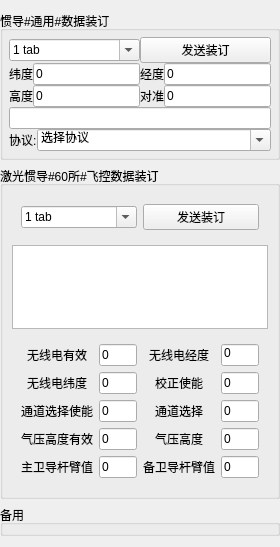
      <widget class="QWidget" name="tab_7">
       <attribute name="title">
        <string>惯导装订</string>
       </attribute>
       <layout class="QVBoxLayout" name="verticalLayout_20">
        <property name="leftMargin">
         <number>0</number>
        </property>
        <property name="rightMargin">
         <number>0</number>
        </property>
        <item>
         <widget class="QGroupBox" name="groupBox_6">
          <property name="sizePolicy">
           <sizepolicy hsizetype="Preferred" vsizetype="Maximum">
            <horstretch>0</horstretch>
            <verstretch>0</verstretch>
           </sizepolicy>
          </property>
          <property name="title">
           <string>惯导#通用#数据装订</string>
          </property>
          <layout class="QVBoxLayout" name="verticalLayout_11">
           <property name="spacing">
            <number>0</number>
           </property>
           <property name="leftMargin">
            <number>6</number>
           </property>
           <property name="topMargin">
            <number>6</number>
           </property>
           <property name="rightMargin">
            <number>6</number>
           </property>
           <property name="bottomMargin">
            <number>6</number>
           </property>
           <item>
            <widget class="QWidget" name="widget_8" native="true">
             <layout class="QHBoxLayout" name="horizontalLayout_9">
              <property name="spacing">
               <number>0</number>
              </property>
              <property name="leftMargin">
               <number>0</number>
              </property>
              <property name="topMargin">
               <number>0</number>
              </property>
              <property name="rightMargin">
               <number>0</number>
              </property>
              <property name="bottomMargin">
               <number>0</number>
              </property>
              <item>
               <widget class="QComboBox" name="comboBox_binding_com">
                <property name="sizePolicy">
                 <sizepolicy hsizetype="Minimum" vsizetype="Fixed">
                  <horstretch>0</horstretch>
                  <verstretch>0</verstretch>
                 </sizepolicy>
                </property>
                <property name="toolTip">
                 <string>&lt;html&gt;&lt;head/&gt;&lt;body&gt;&lt;p&gt;串口&lt;/p&gt;&lt;/body&gt;&lt;/html&gt;</string>
                </property>
                <property name="editable">
                 <bool>true</bool>
                </property>
                <item>
                 <property name="text">
                  <string>1 tab</string>
                 </property>
                </item>
                <item>
                 <property name="text">
                  <string>2 tab</string>
                 </property>
                </item>
                <item>
                 <property name="text">
                  <string>3 tab</string>
                 </property>
                </item>
               </widget>
              </item>
              <item>
               <widget class="QPushButton" name="pushButton_binding_send">
                <property name="sizePolicy">
                 <sizepolicy hsizetype="Ignored" vsizetype="Fixed">
                  <horstretch>0</horstretch>
                  <verstretch>0</verstretch>
                 </sizepolicy>
                </property>
                <property name="text">
                 <string>发送装订</string>
                </property>
               </widget>
              </item>
             </layout>
            </widget>
           </item>
           <item>
            <widget class="QWidget" name="widget_9" native="true">
             <layout class="QHBoxLayout" name="horizontalLayout_10">
              <property name="spacing">
               <number>0</number>
              </property>
              <property name="leftMargin">
               <number>0</number>
              </property>
              <property name="topMargin">
               <number>0</number>
              </property>
              <property name="rightMargin">
               <number>0</number>
              </property>
              <property name="bottomMargin">
               <number>0</number>
              </property>
              <item>
               <widget class="QLabel" name="label_33">
                <property name="sizePolicy">
                 <sizepolicy hsizetype="Fixed" vsizetype="Preferred">
                  <horstretch>0</horstretch>
                  <verstretch>0</verstretch>
                 </sizepolicy>
                </property>
                <property name="text">
                 <string>纬度</string>
                </property>
               </widget>
              </item>
              <item>
               <widget class="QLineEdit" name="lineEdit_binding_latitude">
                <property name="sizePolicy">
                 <sizepolicy hsizetype="Ignored" vsizetype="Fixed">
                  <horstretch>0</horstretch>
                  <verstretch>0</verstretch>
                 </sizepolicy>
                </property>
                <property name="text">
                 <string>0</string>
                </property>
               </widget>
              </item>
              <item>
               <widget class="QLabel" name="label_34">
                <property name="sizePolicy">
                 <sizepolicy hsizetype="Fixed" vsizetype="Preferred">
                  <horstretch>0</horstretch>
                  <verstretch>0</verstretch>
                 </sizepolicy>
                </property>
                <property name="text">
                 <string>经度</string>
                </property>
               </widget>
              </item>
              <item>
               <widget class="QLineEdit" name="lineEdit_binding_longitude">
                <property name="sizePolicy">
                 <sizepolicy hsizetype="Ignored" vsizetype="Fixed">
                  <horstretch>0</horstretch>
                  <verstretch>0</verstretch>
                 </sizepolicy>
                </property>
                <property name="text">
                 <string>0</string>
                </property>
               </widget>
              </item>
             </layout>
            </widget>
           </item>
           <item>
            <widget class="QWidget" name="widget_10" native="true">
             <layout class="QHBoxLayout" name="horizontalLayout_14">
              <property name="spacing">
               <number>0</number>
              </property>
              <property name="leftMargin">
               <number>0</number>
              </property>
              <property name="topMargin">
               <number>0</number>
              </property>
              <property name="rightMargin">
               <number>0</number>
              </property>
              <property name="bottomMargin">
               <number>0</number>
              </property>
              <item>
               <widget class="QLabel" name="label_36">
                <property name="sizePolicy">
                 <sizepolicy hsizetype="Fixed" vsizetype="Preferred">
                  <horstretch>0</horstretch>
                  <verstretch>0</verstretch>
                 </sizepolicy>
                </property>
                <property name="text">
                 <string>高度</string>
                </property>
               </widget>
              </item>
              <item>
               <widget class="QLineEdit" name="lineEdit_binding_height">
                <property name="sizePolicy">
                 <sizepolicy hsizetype="Ignored" vsizetype="Fixed">
                  <horstretch>0</horstretch>
                  <verstretch>0</verstretch>
                 </sizepolicy>
                </property>
                <property name="text">
                 <string>0</string>
                </property>
               </widget>
              </item>
              <item>
               <widget class="QLabel" name="label_43">
                <property name="sizePolicy">
                 <sizepolicy hsizetype="Fixed" vsizetype="Preferred">
                  <horstretch>0</horstretch>
                  <verstretch>0</verstretch>
                 </sizepolicy>
                </property>
                <property name="text">
                 <string>对准</string>
                </property>
               </widget>
              </item>
              <item>
               <widget class="QLineEdit" name="lineEdit_binding_time">
                <property name="sizePolicy">
                 <sizepolicy hsizetype="Ignored" vsizetype="Fixed">
                  <horstretch>0</horstretch>
                  <verstretch>0</verstretch>
                 </sizepolicy>
                </property>
                <property name="text">
                 <string>0</string>
                </property>
               </widget>
              </item>
             </layout>
            </widget>
           </item>
           <item>
            <widget class="QLineEdit" name="lineEdit_binding_command"/>
           </item>
           <item>
            <layout class="QHBoxLayout" name="horizontalLayout_11">
             <property name="spacing">
              <number>0</number>
             </property>
             <item>
              <widget class="QLabel" name="label_67">
               <property name="sizePolicy">
                <sizepolicy hsizetype="Maximum" vsizetype="Preferred">
                 <horstretch>0</horstretch>
                 <verstretch>0</verstretch>
                </sizepolicy>
               </property>
               <property name="text">
                <string>协议:</string>
               </property>
              </widget>
             </item>
             <item>
              <widget class="QComboBox" name="comboBox_binding_rule">
               <property name="sizePolicy">
                <sizepolicy hsizetype="Minimum" vsizetype="Fixed">
                 <horstretch>0</horstretch>
                 <verstretch>0</verstretch>
                </sizepolicy>
               </property>
               <property name="editable">
                <bool>true</bool>
               </property>
               <item>
                <property name="text">
                 <string>选择协议</string>
                </property>
               </item>
              </widget>
             </item>
            </layout>
           </item>
          </layout>
         </widget>
        </item>
        <item>
         <widget class="QGroupBox" name="groupBox_19">
          <property name="sizePolicy">
           <sizepolicy hsizetype="Preferred" vsizetype="Maximum">
            <horstretch>0</horstretch>
            <verstretch>0</verstretch>
           </sizepolicy>
          </property>
          <property name="title">
           <string>激光惯导#60所#飞控数据装订</string>
          </property>
          <layout class="QVBoxLayout" name="verticalLayout_18">
           <item>
            <widget class="QWidget" name="widget_15" native="true">
             <layout class="QHBoxLayout" name="horizontalLayout_17">
              <item>
               <widget class="QComboBox" name="comboBox_binding_com_60s">
                <property name="sizePolicy">
                 <sizepolicy hsizetype="Minimum" vsizetype="Fixed">
                  <horstretch>0</horstretch>
                  <verstretch>0</verstretch>
                 </sizepolicy>
                </property>
                <property name="toolTip">
                 <string>&lt;html&gt;&lt;head/&gt;&lt;body&gt;&lt;p&gt;串口&lt;/p&gt;&lt;/body&gt;&lt;/html&gt;</string>
                </property>
                <property name="editable">
                 <bool>true</bool>
                </property>
                <item>
                 <property name="text">
                  <string>1 tab</string>
                 </property>
                </item>
                <item>
                 <property name="text">
                  <string>2 tab</string>
                 </property>
                </item>
                <item>
                 <property name="text">
                  <string>3 tab</string>
                 </property>
                </item>
               </widget>
              </item>
              <item>
               <widget class="QPushButton" name="pushButton_binding_send_60s">
                <property name="sizePolicy">
                 <sizepolicy hsizetype="Ignored" vsizetype="Fixed">
                  <horstretch>0</horstretch>
                  <verstretch>0</verstretch>
                 </sizepolicy>
                </property>
                <property name="text">
                 <string>发送装订</string>
                </property>
               </widget>
              </item>
             </layout>
            </widget>
           </item>
           <item>
            <widget class="QTextEdit" name="textEdit_binging_60s">
             <property name="maximumSize">
              <size>
               <width>16777215</width>
               <height>84</height>
              </size>
             </property>
            </widget>
           </item>
           <item>
            <widget class="QWidget" name="widget" native="true">
             <property name="sizePolicy">
              <sizepolicy hsizetype="Ignored" vsizetype="Preferred">
               <horstretch>0</horstretch>
               <verstretch>0</verstretch>
              </sizepolicy>
             </property>
             <layout class="QGridLayout" name="gridLayout_22">
              <item row="4" column="0">
               <widget class="QLabel" name="label_81">
                <property name="text">
                 <string>气压高度有效</string>
                </property>
                <property name="alignment">
                 <set>Qt::AlignCenter</set>
                </property>
               </widget>
              </item>
              <item row="4" column="2">
               <widget class="QLabel" name="label_64">
                <property name="text">
                 <string>气压高度</string>
                </property>
                <property name="alignment">
                 <set>Qt::AlignCenter</set>
                </property>
               </widget>
              </item>
              <item row="3" column="3">
               <widget class="QLineEdit" name="lineEdit_binding_60s_6">
                <property name="sizePolicy">
                 <sizepolicy hsizetype="Preferred" vsizetype="Fixed">
                  <horstretch>0</horstretch>
                  <verstretch>0</verstretch>
                 </sizepolicy>
                </property>
                <property name="text">
                 <string>0</string>
                </property>
               </widget>
              </item>
              <item row="3" column="0">
               <widget class="QLabel" name="label_83">
                <property name="sizePolicy">
                 <sizepolicy hsizetype="Expanding" vsizetype="Preferred">
                  <horstretch>0</horstretch>
                  <verstretch>0</verstretch>
                 </sizepolicy>
                </property>
                <property name="text">
                 <string>通道选择使能</string>
                </property>
                <property name="alignment">
                 <set>Qt::AlignCenter</set>
                </property>
               </widget>
              </item>
              <item row="4" column="1">
               <widget class="QLineEdit" name="lineEdit_binding_60s_7">
                <property name="sizePolicy">
                 <sizepolicy hsizetype="Preferred" vsizetype="Fixed">
                  <horstretch>0</horstretch>
                  <verstretch>0</verstretch>
                 </sizepolicy>
                </property>
                <property name="text">
                 <string>0</string>
                </property>
               </widget>
              </item>
              <item row="3" column="1">
               <widget class="QLineEdit" name="lineEdit_binding_60s_5">
                <property name="sizePolicy">
                 <sizepolicy hsizetype="Preferred" vsizetype="Fixed">
                  <horstretch>0</horstretch>
                  <verstretch>0</verstretch>
                 </sizepolicy>
                </property>
                <property name="text">
                 <string>0</string>
                </property>
               </widget>
              </item>
              <item row="3" column="2">
               <widget class="QLabel" name="label_65">
                <property name="text">
                 <string>通道选择</string>
                </property>
                <property name="alignment">
                 <set>Qt::AlignCenter</set>
                </property>
               </widget>
              </item>
              <item row="0" column="1">
               <widget class="QLineEdit" name="lineEdit_binding_60s_1">
                <property name="sizePolicy">
                 <sizepolicy hsizetype="Preferred" vsizetype="Fixed">
                  <horstretch>0</horstretch>
                  <verstretch>0</verstretch>
                 </sizepolicy>
                </property>
                <property name="text">
                 <string>0</string>
                </property>
               </widget>
              </item>
              <item row="1" column="0">
               <widget class="QLabel" name="label_93">
                <property name="sizePolicy">
                 <sizepolicy hsizetype="Expanding" vsizetype="Preferred">
                  <horstretch>0</horstretch>
                  <verstretch>0</verstretch>
                 </sizepolicy>
                </property>
                <property name="text">
                 <string>无线电纬度</string>
                </property>
                <property name="alignment">
                 <set>Qt::AlignCenter</set>
                </property>
               </widget>
              </item>
              <item row="4" column="3">
               <widget class="QLineEdit" name="lineEdit_binding_60s_8">
                <property name="sizePolicy">
                 <sizepolicy hsizetype="Preferred" vsizetype="Fixed">
                  <horstretch>0</horstretch>
                  <verstretch>0</verstretch>
                 </sizepolicy>
                </property>
                <property name="text">
                 <string>0</string>
                </property>
               </widget>
              </item>
              <item row="5" column="0">
               <widget class="QLabel" name="label_94">
                <property name="text">
                 <string>主卫导杆臂值</string>
                </property>
                <property name="alignment">
                 <set>Qt::AlignCenter</set>
                </property>
               </widget>
              </item>
              <item row="5" column="1">
               <widget class="QLineEdit" name="lineEdit_binding_60s_9">
                <property name="sizePolicy">
                 <sizepolicy hsizetype="Preferred" vsizetype="Fixed">
                  <horstretch>0</horstretch>
                  <verstretch>0</verstretch>
                 </sizepolicy>
                </property>
                <property name="text">
                 <string>0</string>
                </property>
               </widget>
              </item>
              <item row="5" column="3">
               <widget class="QLineEdit" name="lineEdit_binding_60s_10">
                <property name="sizePolicy">
                 <sizepolicy hsizetype="Preferred" vsizetype="Fixed">
                  <horstretch>0</horstretch>
                  <verstretch>0</verstretch>
                 </sizepolicy>
                </property>
                <property name="text">
                 <string>0</string>
                </property>
               </widget>
              </item>
              <item row="0" column="0">
               <widget class="QLabel" name="label_92">
                <property name="sizePolicy">
                 <sizepolicy hsizetype="Expanding" vsizetype="Preferred">
                  <horstretch>0</horstretch>
                  <verstretch>0</verstretch>
                 </sizepolicy>
                </property>
                <property name="text">
                 <string>无线电有效</string>
                </property>
                <property name="alignment">
                 <set>Qt::AlignCenter</set>
                </property>
               </widget>
              </item>
              <item row="5" column="2">
               <widget class="QLabel" name="label_95">
                <property name="text">
                 <string>备卫导杆臂值</string>
                </property>
                <property name="alignment">
                 <set>Qt::AlignCenter</set>
                </property>
               </widget>
              </item>
              <item row="1" column="3">
               <widget class="QLineEdit" name="lineEdit_binding_60s_4">
                <property name="sizePolicy">
                 <sizepolicy hsizetype="Preferred" vsizetype="Fixed">
                  <horstretch>0</horstretch>
                  <verstretch>0</verstretch>
                 </sizepolicy>
                </property>
                <property name="text">
                 <string>0</string>
                </property>
               </widget>
              </item>
              <item row="1" column="2">
               <widget class="QLabel" name="label_85">
                <property name="sizePolicy">
                 <sizepolicy hsizetype="Expanding" vsizetype="Preferred">
                  <horstretch>0</horstretch>
                  <verstretch>0</verstretch>
                 </sizepolicy>
                </property>
                <property name="text">
                 <string>校正使能</string>
                </property>
                <property name="alignment">
                 <set>Qt::AlignCenter</set>
                </property>
               </widget>
              </item>
              <item row="1" column="1">
               <widget class="QLineEdit" name="lineEdit_binding_60s_3">
                <property name="sizePolicy">
                 <sizepolicy hsizetype="Preferred" vsizetype="Fixed">
                  <horstretch>0</horstretch>
                  <verstretch>0</verstretch>
                 </sizepolicy>
                </property>
                <property name="text">
                 <string>0</string>
                </property>
               </widget>
              </item>
              <item row="0" column="3">
               <widget class="QLineEdit" name="lineEdit_binding_60s_2">
                <property name="sizePolicy">
                 <sizepolicy hsizetype="Ignored" vsizetype="Fixed">
                  <horstretch>0</horstretch>
                  <verstretch>0</verstretch>
                 </sizepolicy>
                </property>
                <property name="baseSize">
                 <size>
                  <width>0</width>
                  <height>0</height>
                 </size>
                </property>
                <property name="text">
                 <string>0</string>
                </property>
                <property name="alignment">
                 <set>Qt::AlignJustify|Qt::AlignTop</set>
                </property>
               </widget>
              </item>
              <item row="0" column="2">
               <widget class="QLabel" name="label_96">
                <property name="sizePolicy">
                 <sizepolicy hsizetype="Expanding" vsizetype="Preferred">
                  <horstretch>0</horstretch>
                  <verstretch>0</verstretch>
                 </sizepolicy>
                </property>
                <property name="text">
                 <string>无线电经度</string>
                </property>
                <property name="alignment">
                 <set>Qt::AlignCenter</set>
                </property>
               </widget>
              </item>
             </layout>
            </widget>
           </item>
          </layout>
         </widget>
        </item>
        <item>
         <widget class="QGroupBox" name="groupBox_21">
          <property name="sizePolicy">
           <sizepolicy hsizetype="Minimum" vsizetype="Preferred">
            <horstretch>0</horstretch>
            <verstretch>0</verstretch>
           </sizepolicy>
          </property>
          <property name="title">
           <string>备用</string>
          </property>
         </widget>
        </item>
       </layout>
      </widget>
